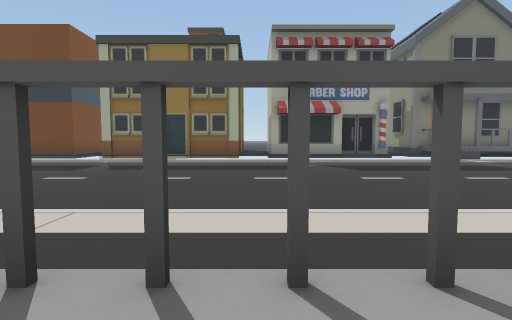
[1] (above)

24 first-person views from a walk through a scene from a Unity 3-D project. The camera is 1.3 m above the floor, tilts 4° down and sees 80° across. The floor is counted in squares, 2 m on a side. Each view is taken from the middle of a square. On the plan, view 1 faces up. The plan holds only what a view shows up to about 10 squares ahead; the rest is blank. The place goes on beyond the plan. Some surface patterns are stand-ins.

[2]
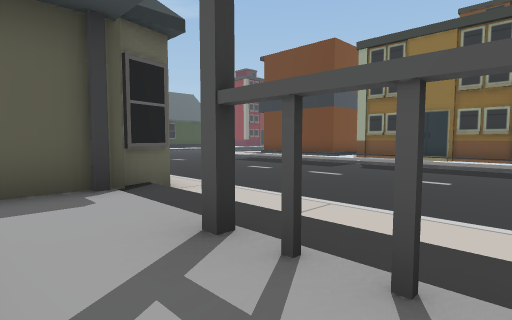

[3]
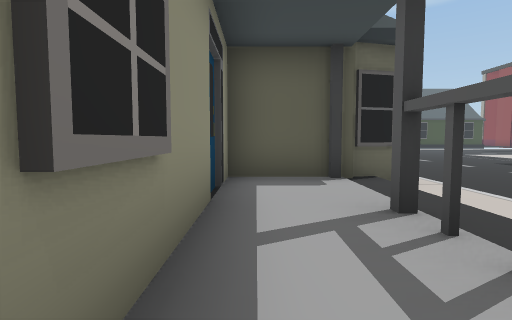

[4]
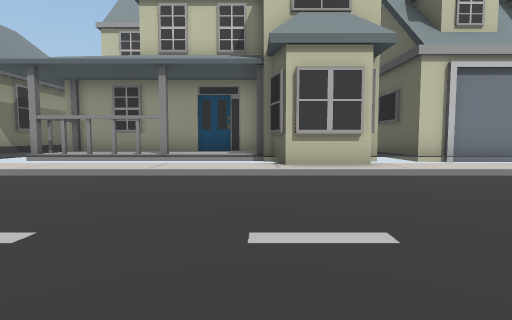

[5]
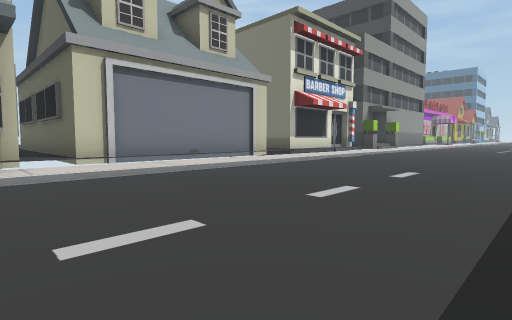

[6]
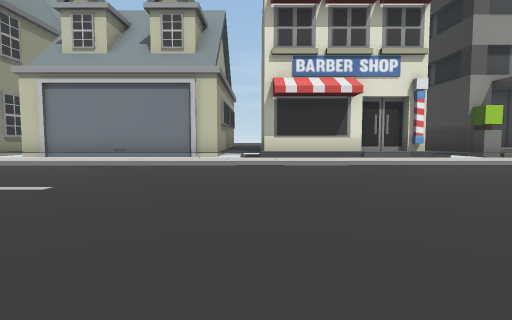

[7]
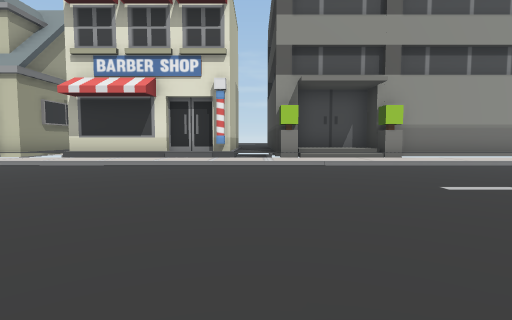

[8]
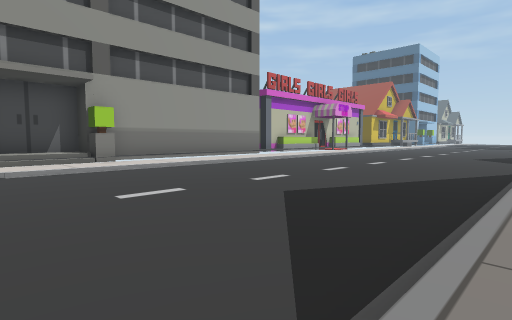

[9]
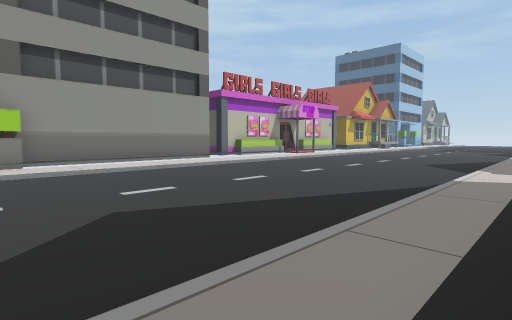

[10]
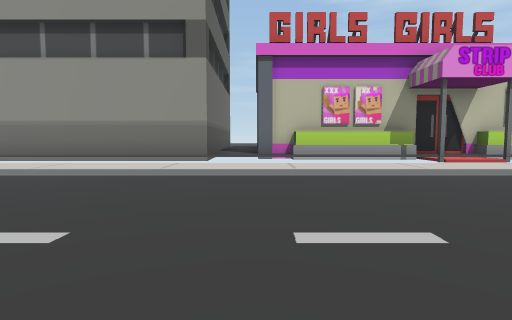

[11]
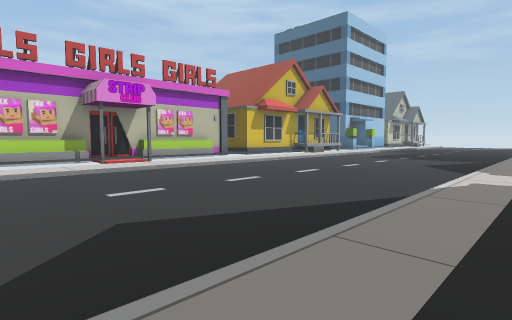

[12]
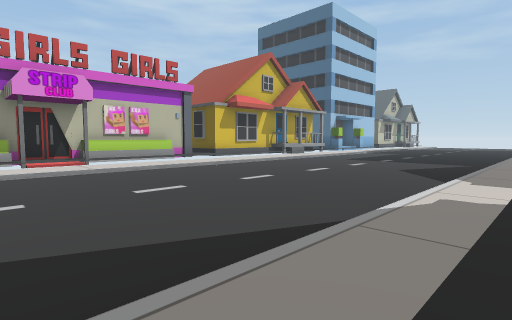

[13]
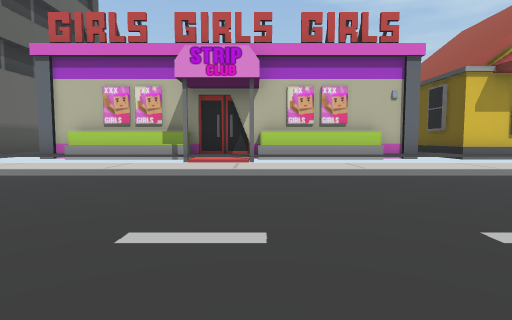

[14]
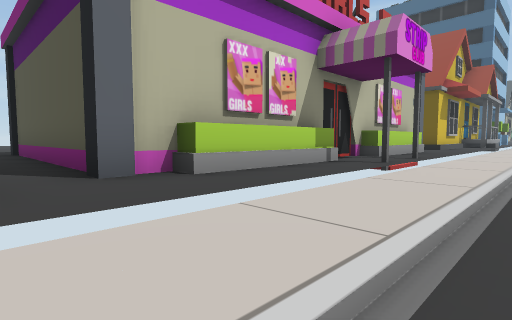

[15]
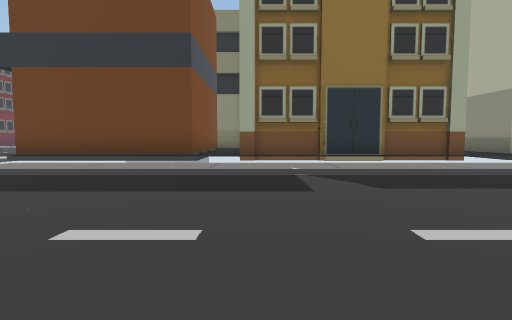

[16]
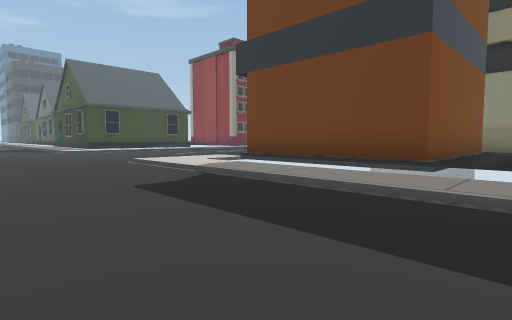

[17]
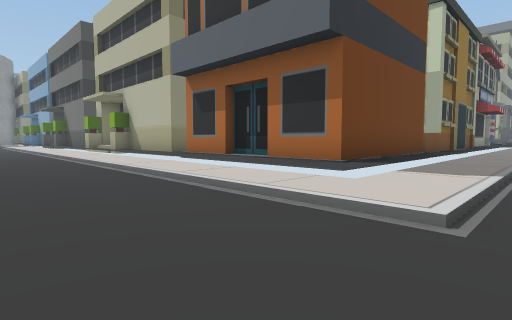

[18]
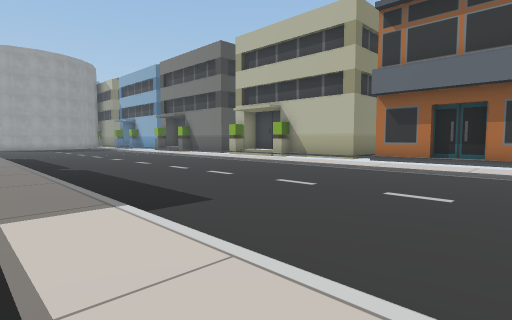

[19]
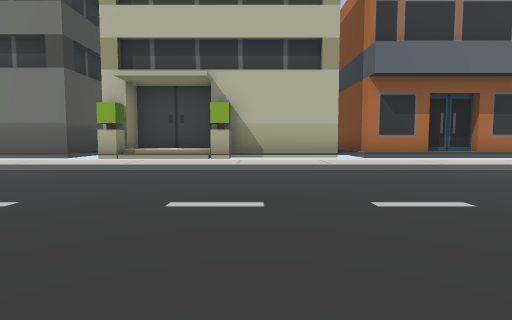

[20]
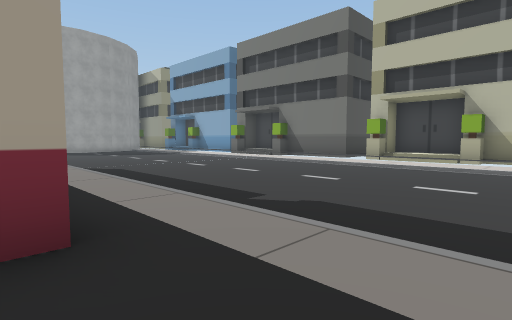

[21]
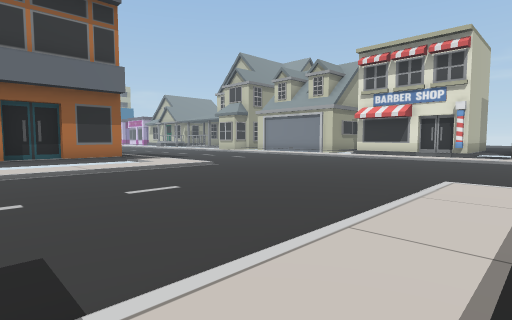

[22]
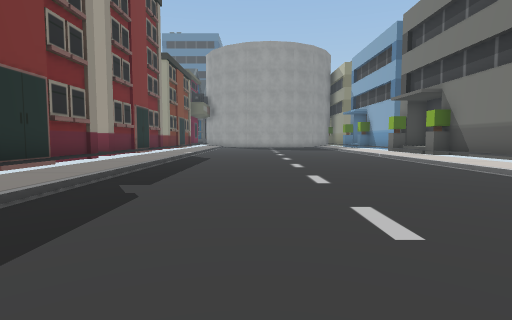

[23]
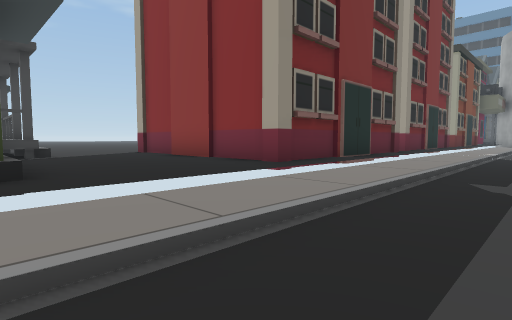

[24]
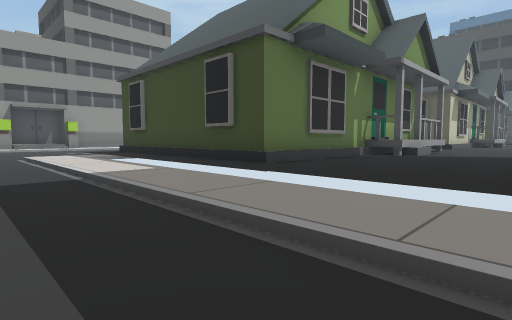

### Floor plan
Key: @ floor where view 1 was taken; # wall or solid block; x gap in a wall; . main floor; : floor 0.25 m higher than the main floor; + floor 0.5 m higher than the main floor; / step, stairs or slope; = window, fence, low wall or low ledge; B building.
Columns run from 44 left of view 1 to 7 right of it. Each row starts with its distance up from view 1.
 29                     B//......./+#
 28                      //......./+#
 27                     #//......./+#
 26                     #//......./++
 25                     #//......./+B#
 24                     #//.......// #
 23                     B//.......// #
 22               +######//......./+##
 21             +++++++++//......./+#
 20             +++++++++//......./+#
 19              =##=++++//......./+#   ##
 18              ########//......./+++   +
 17                     #//......./+##  #+
 16                     #//......./+#   #+
 15                     #//......./+#   #+       #
 14                     #//......./+#   #+      +#
 13                     #//......./+#####+#B##B#+#
 12   +++++++++   /////////.......://////////////
 11 ///////////////////://:.......::::::::::::::
 10 ..................................................
  9 ....................................................
  8 ....................................................
  7 ...................................................
  6 ..................................................
  5  ................................................
  4  ................................................
  3 /////:/:///////////://:////////:////:/::////////
  2 /////B/B///////////B//B///////////////##///////
  1 ++BBBB+BBBB++#######  #+#####+###########+/##/+
  0 x#   ###   #+      ###                  #+++@+##
 -1            #+                           ########
 -2            #
 -3            #
 -4            #
 -5            #

Positions as (right, up) in squares from view 1, and headings:
1: (0, 0), facing up
2: (0, 0), facing up-left
3: (1, 0), facing left
4: (-4, 9), facing down
5: (-6, 9), facing down-left
6: (-15, 11), facing down
7: (-21, 11), facing down
8: (-22, 11), facing down-left
9: (-24, 12), facing down-left
10: (-33, 9), facing down
11: (-34, 12), facing down-left
12: (-36, 12), facing down-left
13: (-39, 9), facing down
14: (-32, 4), facing down-left
15: (-6, 5), facing up
16: (-6, 7), facing up-left
17: (-17, 10), facing up-right
18: (-23, 13), facing up-right
19: (-21, 21), facing right
20: (-24, 20), facing up-right
21: (-23, 17), facing down-right
22: (-19, 19), facing up
23: (-20, 18), facing up-left
24: (-20, 22), facing down-left
